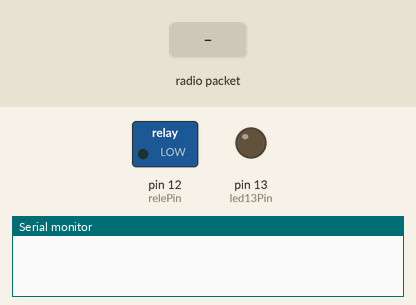
Recording of a sketch running on a simulated Arduino Uno, built with avr-gcc and run on an emulated ATmega328P. Parts: switched loads named in the sketch (green lamp = pin HIGH), output pins drawn as LEDs (lit = HIGH), the last lines printed to the serial monitor. The inputs (shaded band) are chosen by the test bench. No radio packets arrive unless stated.

Above: at 1.8 s.
1.9 s: radio packet "1" arrives
At 2.7 s:
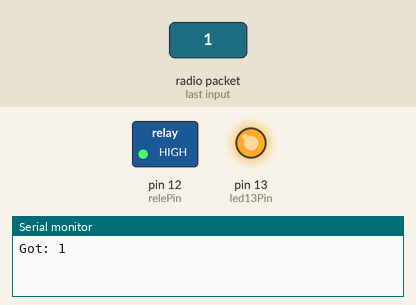
At 3.5 s:
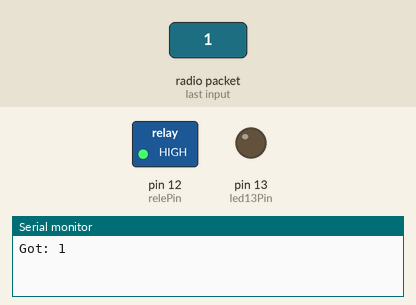
4.5 s: radio packet "0" arrives
At 5.8 s:
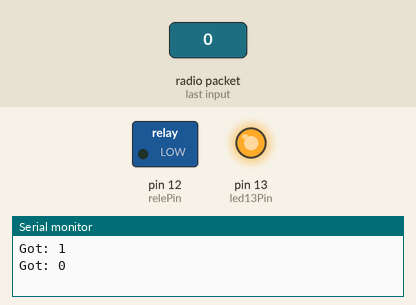
Timing chart, 0 to 7.5 s (numbered marks = the images above; inputs shaded):
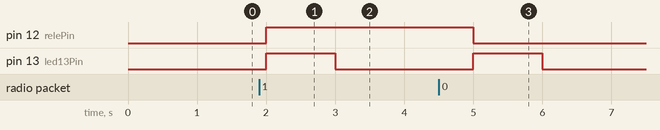

The sketch:

estacion-hija.ino
```cpp
#include <VirtualWire.h>

int rfDigPin = 7;
int led13Pin = 13;
int relePin = 12;

float actualValue = 0.00;

void receiverRFSetup()
{
	vw_set_ptt_inverted(true);
	vw_set_rx_pin(rfDigPin);
	vw_setup(4000);
	vw_rx_start();
}
void receiverRFLoop()
{
	uint8_t buf[VW_MAX_MESSAGE_LEN];
	uint8_t buflen = VW_MAX_MESSAGE_LEN;
	if (vw_get_message(buf, &buflen))
	{
		// Main process started indicator
		digitalWrite(led13Pin, HIGH);

		// TODO INIT: esto tiene que reemplazarse con el chequeo de los datos y la consecuente activación de algún relé
		Serial.print("Got: ");
		char c;
		for (int i = 0; i < buflen; i++)
		{
			int a = buf[i];
			c = a;
			Serial.print(c);
		}
		if(c == '1') {
			digitalWrite(relePin, HIGH);
		} else {
			digitalWrite(relePin, LOW);
		}
		Serial.println("");
		// END

		delay(1000);
		digitalWrite(led13Pin, LOW);
	}

	delay(1000);
}

void setup()
{
	Serial.begin(9600);
	pinMode(led13Pin, OUTPUT);
	pinMode(relePin, OUTPUT);
	receiverRFSetup();
}

void loop()
{
	receiverRFLoop();
}
```

Measured:
- after the input at 1.9 s, pin 12 (relePin): LOW → HIGH after 0.10 s; pin 13 (led13Pin): LOW → HIGH after 0.10 s, → LOW 1.0 s later
- after the input at 4.5 s, pin 12 (relePin): HIGH → LOW after 0.50 s; pin 13 (led13Pin): LOW → HIGH after 0.50 s, → LOW 1.0 s later
